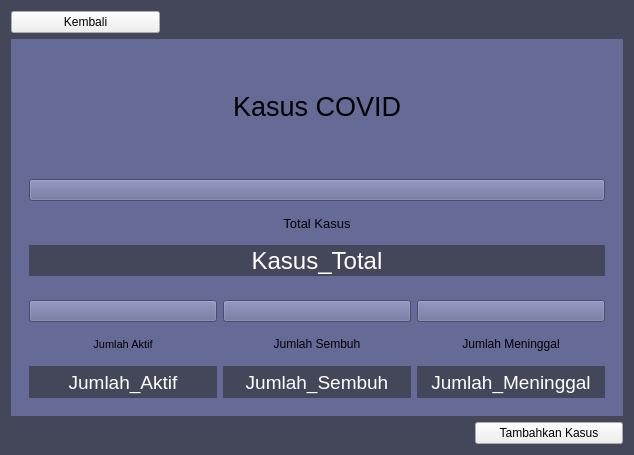
<?xml version="1.0" encoding="UTF-8"?>
<ui version="4.0">
 <class>Form</class>
 <widget class="QWidget" name="Form">
  <property name="geometry">
   <rect>
    <x>0</x>
    <y>0</y>
    <width>634</width>
    <height>455</height>
   </rect>
  </property>
  <property name="palette">
   <palette>
    <active>
     <colorrole role="WindowText">
      <brush brushstyle="SolidPattern">
       <color alpha="255">
        <red>255</red>
        <green>255</green>
        <blue>255</blue>
       </color>
      </brush>
     </colorrole>
     <colorrole role="Button">
      <brush brushstyle="SolidPattern">
       <color alpha="255">
        <red>68</red>
        <green>71</green>
        <blue>90</blue>
       </color>
      </brush>
     </colorrole>
     <colorrole role="Light">
      <brush brushstyle="SolidPattern">
       <color alpha="255">
        <red>102</red>
        <green>106</green>
        <blue>135</blue>
       </color>
      </brush>
     </colorrole>
     <colorrole role="Midlight">
      <brush brushstyle="SolidPattern">
       <color alpha="255">
        <red>85</red>
        <green>88</green>
        <blue>112</blue>
       </color>
      </brush>
     </colorrole>
     <colorrole role="Dark">
      <brush brushstyle="SolidPattern">
       <color alpha="255">
        <red>34</red>
        <green>35</green>
        <blue>45</blue>
       </color>
      </brush>
     </colorrole>
     <colorrole role="Mid">
      <brush brushstyle="SolidPattern">
       <color alpha="255">
        <red>45</red>
        <green>47</green>
        <blue>60</blue>
       </color>
      </brush>
     </colorrole>
     <colorrole role="Text">
      <brush brushstyle="SolidPattern">
       <color alpha="255">
        <red>255</red>
        <green>255</green>
        <blue>255</blue>
       </color>
      </brush>
     </colorrole>
     <colorrole role="BrightText">
      <brush brushstyle="SolidPattern">
       <color alpha="255">
        <red>255</red>
        <green>255</green>
        <blue>255</blue>
       </color>
      </brush>
     </colorrole>
     <colorrole role="ButtonText">
      <brush brushstyle="SolidPattern">
       <color alpha="255">
        <red>255</red>
        <green>255</green>
        <blue>255</blue>
       </color>
      </brush>
     </colorrole>
     <colorrole role="Base">
      <brush brushstyle="SolidPattern">
       <color alpha="255">
        <red>0</red>
        <green>0</green>
        <blue>0</blue>
       </color>
      </brush>
     </colorrole>
     <colorrole role="Window">
      <brush brushstyle="SolidPattern">
       <color alpha="255">
        <red>68</red>
        <green>71</green>
        <blue>90</blue>
       </color>
      </brush>
     </colorrole>
     <colorrole role="Shadow">
      <brush brushstyle="SolidPattern">
       <color alpha="255">
        <red>0</red>
        <green>0</green>
        <blue>0</blue>
       </color>
      </brush>
     </colorrole>
     <colorrole role="AlternateBase">
      <brush brushstyle="SolidPattern">
       <color alpha="255">
        <red>34</red>
        <green>35</green>
        <blue>45</blue>
       </color>
      </brush>
     </colorrole>
     <colorrole role="ToolTipBase">
      <brush brushstyle="SolidPattern">
       <color alpha="255">
        <red>255</red>
        <green>255</green>
        <blue>220</blue>
       </color>
      </brush>
     </colorrole>
     <colorrole role="ToolTipText">
      <brush brushstyle="SolidPattern">
       <color alpha="255">
        <red>0</red>
        <green>0</green>
        <blue>0</blue>
       </color>
      </brush>
     </colorrole>
     <colorrole role="PlaceholderText">
      <brush brushstyle="SolidPattern">
       <color alpha="128">
        <red>255</red>
        <green>255</green>
        <blue>255</blue>
       </color>
      </brush>
     </colorrole>
    </active>
    <inactive>
     <colorrole role="WindowText">
      <brush brushstyle="SolidPattern">
       <color alpha="255">
        <red>255</red>
        <green>255</green>
        <blue>255</blue>
       </color>
      </brush>
     </colorrole>
     <colorrole role="Button">
      <brush brushstyle="SolidPattern">
       <color alpha="255">
        <red>68</red>
        <green>71</green>
        <blue>90</blue>
       </color>
      </brush>
     </colorrole>
     <colorrole role="Light">
      <brush brushstyle="SolidPattern">
       <color alpha="255">
        <red>102</red>
        <green>106</green>
        <blue>135</blue>
       </color>
      </brush>
     </colorrole>
     <colorrole role="Midlight">
      <brush brushstyle="SolidPattern">
       <color alpha="255">
        <red>85</red>
        <green>88</green>
        <blue>112</blue>
       </color>
      </brush>
     </colorrole>
     <colorrole role="Dark">
      <brush brushstyle="SolidPattern">
       <color alpha="255">
        <red>34</red>
        <green>35</green>
        <blue>45</blue>
       </color>
      </brush>
     </colorrole>
     <colorrole role="Mid">
      <brush brushstyle="SolidPattern">
       <color alpha="255">
        <red>45</red>
        <green>47</green>
        <blue>60</blue>
       </color>
      </brush>
     </colorrole>
     <colorrole role="Text">
      <brush brushstyle="SolidPattern">
       <color alpha="255">
        <red>255</red>
        <green>255</green>
        <blue>255</blue>
       </color>
      </brush>
     </colorrole>
     <colorrole role="BrightText">
      <brush brushstyle="SolidPattern">
       <color alpha="255">
        <red>255</red>
        <green>255</green>
        <blue>255</blue>
       </color>
      </brush>
     </colorrole>
     <colorrole role="ButtonText">
      <brush brushstyle="SolidPattern">
       <color alpha="255">
        <red>255</red>
        <green>255</green>
        <blue>255</blue>
       </color>
      </brush>
     </colorrole>
     <colorrole role="Base">
      <brush brushstyle="SolidPattern">
       <color alpha="255">
        <red>0</red>
        <green>0</green>
        <blue>0</blue>
       </color>
      </brush>
     </colorrole>
     <colorrole role="Window">
      <brush brushstyle="SolidPattern">
       <color alpha="255">
        <red>68</red>
        <green>71</green>
        <blue>90</blue>
       </color>
      </brush>
     </colorrole>
     <colorrole role="Shadow">
      <brush brushstyle="SolidPattern">
       <color alpha="255">
        <red>0</red>
        <green>0</green>
        <blue>0</blue>
       </color>
      </brush>
     </colorrole>
     <colorrole role="AlternateBase">
      <brush brushstyle="SolidPattern">
       <color alpha="255">
        <red>34</red>
        <green>35</green>
        <blue>45</blue>
       </color>
      </brush>
     </colorrole>
     <colorrole role="ToolTipBase">
      <brush brushstyle="SolidPattern">
       <color alpha="255">
        <red>255</red>
        <green>255</green>
        <blue>220</blue>
       </color>
      </brush>
     </colorrole>
     <colorrole role="ToolTipText">
      <brush brushstyle="SolidPattern">
       <color alpha="255">
        <red>0</red>
        <green>0</green>
        <blue>0</blue>
       </color>
      </brush>
     </colorrole>
     <colorrole role="PlaceholderText">
      <brush brushstyle="SolidPattern">
       <color alpha="128">
        <red>255</red>
        <green>255</green>
        <blue>255</blue>
       </color>
      </brush>
     </colorrole>
    </inactive>
    <disabled>
     <colorrole role="WindowText">
      <brush brushstyle="SolidPattern">
       <color alpha="255">
        <red>34</red>
        <green>35</green>
        <blue>45</blue>
       </color>
      </brush>
     </colorrole>
     <colorrole role="Button">
      <brush brushstyle="SolidPattern">
       <color alpha="255">
        <red>68</red>
        <green>71</green>
        <blue>90</blue>
       </color>
      </brush>
     </colorrole>
     <colorrole role="Light">
      <brush brushstyle="SolidPattern">
       <color alpha="255">
        <red>102</red>
        <green>106</green>
        <blue>135</blue>
       </color>
      </brush>
     </colorrole>
     <colorrole role="Midlight">
      <brush brushstyle="SolidPattern">
       <color alpha="255">
        <red>85</red>
        <green>88</green>
        <blue>112</blue>
       </color>
      </brush>
     </colorrole>
     <colorrole role="Dark">
      <brush brushstyle="SolidPattern">
       <color alpha="255">
        <red>34</red>
        <green>35</green>
        <blue>45</blue>
       </color>
      </brush>
     </colorrole>
     <colorrole role="Mid">
      <brush brushstyle="SolidPattern">
       <color alpha="255">
        <red>45</red>
        <green>47</green>
        <blue>60</blue>
       </color>
      </brush>
     </colorrole>
     <colorrole role="Text">
      <brush brushstyle="SolidPattern">
       <color alpha="255">
        <red>34</red>
        <green>35</green>
        <blue>45</blue>
       </color>
      </brush>
     </colorrole>
     <colorrole role="BrightText">
      <brush brushstyle="SolidPattern">
       <color alpha="255">
        <red>255</red>
        <green>255</green>
        <blue>255</blue>
       </color>
      </brush>
     </colorrole>
     <colorrole role="ButtonText">
      <brush brushstyle="SolidPattern">
       <color alpha="255">
        <red>34</red>
        <green>35</green>
        <blue>45</blue>
       </color>
      </brush>
     </colorrole>
     <colorrole role="Base">
      <brush brushstyle="SolidPattern">
       <color alpha="255">
        <red>68</red>
        <green>71</green>
        <blue>90</blue>
       </color>
      </brush>
     </colorrole>
     <colorrole role="Window">
      <brush brushstyle="SolidPattern">
       <color alpha="255">
        <red>68</red>
        <green>71</green>
        <blue>90</blue>
       </color>
      </brush>
     </colorrole>
     <colorrole role="Shadow">
      <brush brushstyle="SolidPattern">
       <color alpha="255">
        <red>0</red>
        <green>0</green>
        <blue>0</blue>
       </color>
      </brush>
     </colorrole>
     <colorrole role="AlternateBase">
      <brush brushstyle="SolidPattern">
       <color alpha="255">
        <red>68</red>
        <green>71</green>
        <blue>90</blue>
       </color>
      </brush>
     </colorrole>
     <colorrole role="ToolTipBase">
      <brush brushstyle="SolidPattern">
       <color alpha="255">
        <red>255</red>
        <green>255</green>
        <blue>220</blue>
       </color>
      </brush>
     </colorrole>
     <colorrole role="ToolTipText">
      <brush brushstyle="SolidPattern">
       <color alpha="255">
        <red>0</red>
        <green>0</green>
        <blue>0</blue>
       </color>
      </brush>
     </colorrole>
     <colorrole role="PlaceholderText">
      <brush brushstyle="SolidPattern">
       <color alpha="128">
        <red>255</red>
        <green>255</green>
        <blue>255</blue>
       </color>
      </brush>
     </colorrole>
    </disabled>
   </palette>
  </property>
  <property name="windowTitle">
   <string>Form</string>
  </property>
  <layout class="QGridLayout" name="gridLayout">
   <item row="3" column="3">
    <widget class="QPushButton" name="b2">
     <property name="styleSheet">
      <string notr="true">QPushButton {
	color: black;
}</string>
     </property>
     <property name="text">
      <string>Tambahkan Kasus</string>
     </property>
    </widget>
   </item>
   <item row="1" column="0">
    <widget class="QPushButton" name="b1">
     <property name="styleSheet">
      <string notr="true">QPushButton {
	color: black;
}</string>
     </property>
     <property name="text">
      <string>Kembali</string>
     </property>
    </widget>
   </item>
   <item row="2" column="0" colspan="4">
    <widget class="QWidget" name="widget" native="true">
     <property name="palette">
      <palette>
       <active>
        <colorrole role="WindowText">
         <brush brushstyle="SolidPattern">
          <color alpha="255">
           <red>255</red>
           <green>255</green>
           <blue>255</blue>
          </color>
         </brush>
        </colorrole>
        <colorrole role="Button">
         <brush brushstyle="SolidPattern">
          <color alpha="255">
           <red>102</red>
           <green>106</green>
           <blue>150</blue>
          </color>
         </brush>
        </colorrole>
        <colorrole role="Light">
         <brush brushstyle="SolidPattern">
          <color alpha="255">
           <red>102</red>
           <green>106</green>
           <blue>150</blue>
          </color>
         </brush>
        </colorrole>
        <colorrole role="Midlight">
         <brush brushstyle="SolidPattern">
          <color alpha="255">
           <red>85</red>
           <green>88</green>
           <blue>125</blue>
          </color>
         </brush>
        </colorrole>
        <colorrole role="Dark">
         <brush brushstyle="SolidPattern">
          <color alpha="255">
           <red>34</red>
           <green>35</green>
           <blue>50</blue>
          </color>
         </brush>
        </colorrole>
        <colorrole role="Mid">
         <brush brushstyle="SolidPattern">
          <color alpha="255">
           <red>45</red>
           <green>47</green>
           <blue>66</blue>
          </color>
         </brush>
        </colorrole>
        <colorrole role="Text">
         <brush brushstyle="SolidPattern">
          <color alpha="255">
           <red>255</red>
           <green>255</green>
           <blue>255</blue>
          </color>
         </brush>
        </colorrole>
        <colorrole role="BrightText">
         <brush brushstyle="SolidPattern">
          <color alpha="255">
           <red>255</red>
           <green>255</green>
           <blue>255</blue>
          </color>
         </brush>
        </colorrole>
        <colorrole role="ButtonText">
         <brush brushstyle="SolidPattern">
          <color alpha="255">
           <red>255</red>
           <green>255</green>
           <blue>255</blue>
          </color>
         </brush>
        </colorrole>
        <colorrole role="Base">
         <brush brushstyle="SolidPattern">
          <color alpha="255">
           <red>102</red>
           <green>106</green>
           <blue>150</blue>
          </color>
         </brush>
        </colorrole>
        <colorrole role="Window">
         <brush brushstyle="SolidPattern">
          <color alpha="255">
           <red>102</red>
           <green>106</green>
           <blue>150</blue>
          </color>
         </brush>
        </colorrole>
        <colorrole role="Shadow">
         <brush brushstyle="SolidPattern">
          <color alpha="255">
           <red>0</red>
           <green>0</green>
           <blue>0</blue>
          </color>
         </brush>
        </colorrole>
        <colorrole role="AlternateBase">
         <brush brushstyle="SolidPattern">
          <color alpha="255">
           <red>34</red>
           <green>35</green>
           <blue>50</blue>
          </color>
         </brush>
        </colorrole>
        <colorrole role="ToolTipBase">
         <brush brushstyle="SolidPattern">
          <color alpha="255">
           <red>255</red>
           <green>255</green>
           <blue>220</blue>
          </color>
         </brush>
        </colorrole>
        <colorrole role="ToolTipText">
         <brush brushstyle="SolidPattern">
          <color alpha="255">
           <red>0</red>
           <green>0</green>
           <blue>0</blue>
          </color>
         </brush>
        </colorrole>
        <colorrole role="PlaceholderText">
         <brush brushstyle="SolidPattern">
          <color alpha="128">
           <red>255</red>
           <green>255</green>
           <blue>255</blue>
          </color>
         </brush>
        </colorrole>
       </active>
       <inactive>
        <colorrole role="WindowText">
         <brush brushstyle="SolidPattern">
          <color alpha="255">
           <red>255</red>
           <green>255</green>
           <blue>255</blue>
          </color>
         </brush>
        </colorrole>
        <colorrole role="Button">
         <brush brushstyle="SolidPattern">
          <color alpha="255">
           <red>102</red>
           <green>106</green>
           <blue>150</blue>
          </color>
         </brush>
        </colorrole>
        <colorrole role="Light">
         <brush brushstyle="SolidPattern">
          <color alpha="255">
           <red>102</red>
           <green>106</green>
           <blue>150</blue>
          </color>
         </brush>
        </colorrole>
        <colorrole role="Midlight">
         <brush brushstyle="SolidPattern">
          <color alpha="255">
           <red>85</red>
           <green>88</green>
           <blue>125</blue>
          </color>
         </brush>
        </colorrole>
        <colorrole role="Dark">
         <brush brushstyle="SolidPattern">
          <color alpha="255">
           <red>34</red>
           <green>35</green>
           <blue>50</blue>
          </color>
         </brush>
        </colorrole>
        <colorrole role="Mid">
         <brush brushstyle="SolidPattern">
          <color alpha="255">
           <red>45</red>
           <green>47</green>
           <blue>66</blue>
          </color>
         </brush>
        </colorrole>
        <colorrole role="Text">
         <brush brushstyle="SolidPattern">
          <color alpha="255">
           <red>255</red>
           <green>255</green>
           <blue>255</blue>
          </color>
         </brush>
        </colorrole>
        <colorrole role="BrightText">
         <brush brushstyle="SolidPattern">
          <color alpha="255">
           <red>255</red>
           <green>255</green>
           <blue>255</blue>
          </color>
         </brush>
        </colorrole>
        <colorrole role="ButtonText">
         <brush brushstyle="SolidPattern">
          <color alpha="255">
           <red>255</red>
           <green>255</green>
           <blue>255</blue>
          </color>
         </brush>
        </colorrole>
        <colorrole role="Base">
         <brush brushstyle="SolidPattern">
          <color alpha="255">
           <red>102</red>
           <green>106</green>
           <blue>150</blue>
          </color>
         </brush>
        </colorrole>
        <colorrole role="Window">
         <brush brushstyle="SolidPattern">
          <color alpha="255">
           <red>102</red>
           <green>106</green>
           <blue>150</blue>
          </color>
         </brush>
        </colorrole>
        <colorrole role="Shadow">
         <brush brushstyle="SolidPattern">
          <color alpha="255">
           <red>0</red>
           <green>0</green>
           <blue>0</blue>
          </color>
         </brush>
        </colorrole>
        <colorrole role="AlternateBase">
         <brush brushstyle="SolidPattern">
          <color alpha="255">
           <red>34</red>
           <green>35</green>
           <blue>50</blue>
          </color>
         </brush>
        </colorrole>
        <colorrole role="ToolTipBase">
         <brush brushstyle="SolidPattern">
          <color alpha="255">
           <red>255</red>
           <green>255</green>
           <blue>220</blue>
          </color>
         </brush>
        </colorrole>
        <colorrole role="ToolTipText">
         <brush brushstyle="SolidPattern">
          <color alpha="255">
           <red>0</red>
           <green>0</green>
           <blue>0</blue>
          </color>
         </brush>
        </colorrole>
        <colorrole role="PlaceholderText">
         <brush brushstyle="SolidPattern">
          <color alpha="128">
           <red>255</red>
           <green>255</green>
           <blue>255</blue>
          </color>
         </brush>
        </colorrole>
       </inactive>
       <disabled>
        <colorrole role="WindowText">
         <brush brushstyle="SolidPattern">
          <color alpha="255">
           <red>34</red>
           <green>35</green>
           <blue>50</blue>
          </color>
         </brush>
        </colorrole>
        <colorrole role="Button">
         <brush brushstyle="SolidPattern">
          <color alpha="255">
           <red>102</red>
           <green>106</green>
           <blue>150</blue>
          </color>
         </brush>
        </colorrole>
        <colorrole role="Light">
         <brush brushstyle="SolidPattern">
          <color alpha="255">
           <red>102</red>
           <green>106</green>
           <blue>150</blue>
          </color>
         </brush>
        </colorrole>
        <colorrole role="Midlight">
         <brush brushstyle="SolidPattern">
          <color alpha="255">
           <red>85</red>
           <green>88</green>
           <blue>125</blue>
          </color>
         </brush>
        </colorrole>
        <colorrole role="Dark">
         <brush brushstyle="SolidPattern">
          <color alpha="255">
           <red>34</red>
           <green>35</green>
           <blue>50</blue>
          </color>
         </brush>
        </colorrole>
        <colorrole role="Mid">
         <brush brushstyle="SolidPattern">
          <color alpha="255">
           <red>45</red>
           <green>47</green>
           <blue>66</blue>
          </color>
         </brush>
        </colorrole>
        <colorrole role="Text">
         <brush brushstyle="SolidPattern">
          <color alpha="255">
           <red>34</red>
           <green>35</green>
           <blue>50</blue>
          </color>
         </brush>
        </colorrole>
        <colorrole role="BrightText">
         <brush brushstyle="SolidPattern">
          <color alpha="255">
           <red>255</red>
           <green>255</green>
           <blue>255</blue>
          </color>
         </brush>
        </colorrole>
        <colorrole role="ButtonText">
         <brush brushstyle="SolidPattern">
          <color alpha="255">
           <red>34</red>
           <green>35</green>
           <blue>50</blue>
          </color>
         </brush>
        </colorrole>
        <colorrole role="Base">
         <brush brushstyle="SolidPattern">
          <color alpha="255">
           <red>102</red>
           <green>106</green>
           <blue>150</blue>
          </color>
         </brush>
        </colorrole>
        <colorrole role="Window">
         <brush brushstyle="SolidPattern">
          <color alpha="255">
           <red>102</red>
           <green>106</green>
           <blue>150</blue>
          </color>
         </brush>
        </colorrole>
        <colorrole role="Shadow">
         <brush brushstyle="SolidPattern">
          <color alpha="255">
           <red>0</red>
           <green>0</green>
           <blue>0</blue>
          </color>
         </brush>
        </colorrole>
        <colorrole role="AlternateBase">
         <brush brushstyle="SolidPattern">
          <color alpha="255">
           <red>68</red>
           <green>71</green>
           <blue>100</blue>
          </color>
         </brush>
        </colorrole>
        <colorrole role="ToolTipBase">
         <brush brushstyle="SolidPattern">
          <color alpha="255">
           <red>255</red>
           <green>255</green>
           <blue>220</blue>
          </color>
         </brush>
        </colorrole>
        <colorrole role="ToolTipText">
         <brush brushstyle="SolidPattern">
          <color alpha="255">
           <red>0</red>
           <green>0</green>
           <blue>0</blue>
          </color>
         </brush>
        </colorrole>
        <colorrole role="PlaceholderText">
         <brush brushstyle="SolidPattern">
          <color alpha="128">
           <red>255</red>
           <green>255</green>
           <blue>255</blue>
          </color>
         </brush>
        </colorrole>
       </disabled>
      </palette>
     </property>
     <property name="styleSheet">
      <string notr="true">background-color: #666a96;</string>
     </property>
     <layout class="QVBoxLayout" name="verticalLayout">
      <item>
       <widget class="QLabel" name="label_0">
        <property name="font">
         <font>
          <pointsize>20</pointsize>
         </font>
        </property>
        <property name="styleSheet">
         <string notr="true"/>
        </property>
        <property name="text">
         <string>Kasus COVID</string>
        </property>
        <property name="alignment">
         <set>Qt::AlignCenter</set>
        </property>
       </widget>
      </item>
      <item>
       <widget class="QWidget" name="widget_3" native="true">
        <layout class="QVBoxLayout" name="verticalLayout_2">
         <item>
          <widget class="QPushButton" name="icon1">
           <property name="text">
            <string/>
           </property>
          </widget>
         </item>
         <item>
          <widget class="QLabel" name="label_1">
           <property name="font">
            <font>
             <pointsize>10</pointsize>
            </font>
           </property>
           <property name="text">
            <string>Total Kasus</string>
           </property>
           <property name="alignment">
            <set>Qt::AlignCenter</set>
           </property>
          </widget>
         </item>
         <item>
          <widget class="QLabel" name="label_2">
           <property name="font">
            <font>
             <pointsize>18</pointsize>
            </font>
           </property>
           <property name="styleSheet">
            <string notr="true">QLabel {
	background-color: #44475a;
	color: #ffffff
}</string>
           </property>
           <property name="text">
            <string>Kasus_Total</string>
           </property>
           <property name="alignment">
            <set>Qt::AlignCenter</set>
           </property>
          </widget>
         </item>
        </layout>
       </widget>
      </item>
      <item>
       <widget class="QWidget" name="widget_2" native="true">
        <layout class="QGridLayout" name="gridLayout_2">
         <item row="1" column="2">
          <widget class="QLabel" name="label_7">
           <property name="text">
            <string>Jumlah Meninggal</string>
           </property>
           <property name="alignment">
            <set>Qt::AlignCenter</set>
           </property>
          </widget>
         </item>
         <item row="2" column="0">
          <widget class="QLabel" name="label_4">
           <property name="font">
            <font>
             <pointsize>14</pointsize>
            </font>
           </property>
           <property name="styleSheet">
            <string notr="true">QLabel {
	background-color: #44475a;
	color: #ffffff
}</string>
           </property>
           <property name="text">
            <string>Jumlah_Aktif</string>
           </property>
           <property name="alignment">
            <set>Qt::AlignCenter</set>
           </property>
          </widget>
         </item>
         <item row="2" column="1">
          <widget class="QLabel" name="label_6">
           <property name="font">
            <font>
             <pointsize>14</pointsize>
            </font>
           </property>
           <property name="styleSheet">
            <string notr="true">QLabel {
	background-color: #44475a;
	color: #ffffff
}</string>
           </property>
           <property name="text">
            <string>Jumlah_Sembuh</string>
           </property>
           <property name="alignment">
            <set>Qt::AlignCenter</set>
           </property>
          </widget>
         </item>
         <item row="1" column="0">
          <widget class="QLabel" name="label_3">
           <property name="font">
            <font>
             <pointsize>8</pointsize>
            </font>
           </property>
           <property name="text">
            <string>Jumlah Aktif</string>
           </property>
           <property name="alignment">
            <set>Qt::AlignCenter</set>
           </property>
          </widget>
         </item>
         <item row="2" column="2">
          <widget class="QLabel" name="label_8">
           <property name="font">
            <font>
             <pointsize>14</pointsize>
            </font>
           </property>
           <property name="styleSheet">
            <string notr="true">QLabel {
	background-color: #44475a;
	color: #ffffff
}</string>
           </property>
           <property name="text">
            <string>Jumlah_Meninggal</string>
           </property>
           <property name="alignment">
            <set>Qt::AlignCenter</set>
           </property>
          </widget>
         </item>
         <item row="1" column="1">
          <widget class="QLabel" name="label_5">
           <property name="text">
            <string>Jumlah Sembuh</string>
           </property>
           <property name="alignment">
            <set>Qt::AlignCenter</set>
           </property>
          </widget>
         </item>
         <item row="0" column="0">
          <widget class="QPushButton" name="icon2">
           <property name="text">
            <string/>
           </property>
          </widget>
         </item>
         <item row="0" column="1">
          <widget class="QPushButton" name="icon4">
           <property name="text">
            <string/>
           </property>
          </widget>
         </item>
         <item row="0" column="2">
          <widget class="QPushButton" name="icon3">
           <property name="text">
            <string/>
           </property>
          </widget>
         </item>
        </layout>
       </widget>
      </item>
     </layout>
    </widget>
   </item>
  </layout>
 </widget>
 <resources/>
 <connections/>
</ui>
